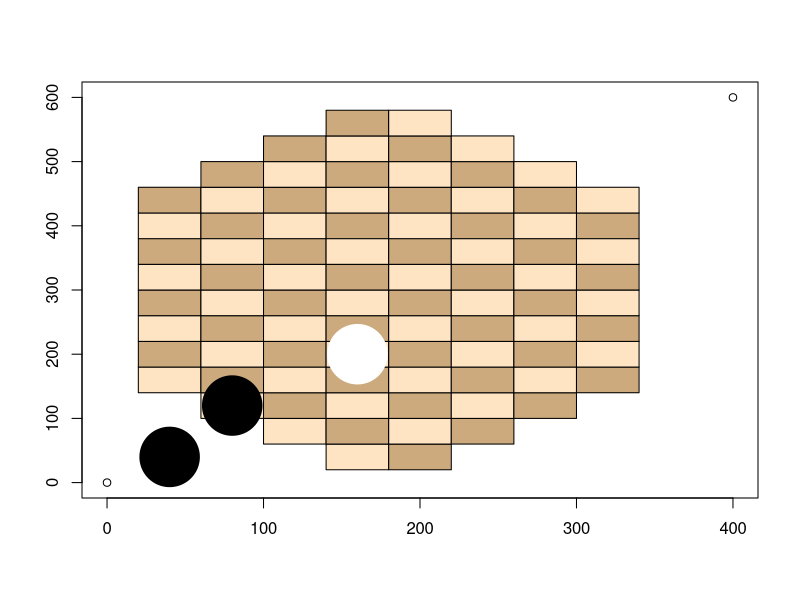

This figure's R source:
#!/usr/bin/Rscript
#
# draw_canvass.R
#
# draw the Mini Camelot Game Canvass 
# from specified pieces information
#

library(plotrix)

# echo OFF
options(echo=FALSE)

# arg parsing
args <- commandArgs(trailingOnly = TRUE)
mapkey <- args[1]

# set target output file
png(paste("canvass",".png",sep=""), width=800, height=1200)

# draw the game canvass
plot(c(0,400), c(0,600), xlab="", ylab="")

# disabled cells are here
disabled_cells <- rbind(c(x=0,y=0), c(0,1), c(0,2), c(0,5), c(0,6), c(0,7))
disabled_cells <- rbind(disabled_cells, c(1,0), c(1,1), c(1,6), c(1,7))
disabled_cells <- rbind(disabled_cells, c(2,0), c(2,7))

# white cells are here
white_cells <- rbind(c( ))

# black cells are here

# draw all cells
for (x in 0:13) {
    for (y in 0:7) {
        if ((y == 0 | y == 1 | y == 2 | y == 5 | y == 6 | y == 7) & (x == 0 | x == 13)) {
            a <- 1
        } else if ((y == 0 | y == 1 | y == 6 | y == 7) & (x == 1 | x == 12)) {
            a <- 1
        } else if ((y == 0 | y == 7) & (x == 2 | x == 11)) {
            a <- 1 
        } else if ((x %% 2 == 0 & y %% 2 == 1) | (x %% 2 == 1 & y %% 2 == 0)){
            color <- "bisque1"
            rect(20 + y * 40, 20 + x * 40, 60 + y * 40, 60 + x * 40, col=color)
        } else if ((x %% 2 == 0 & y %% 2 == 0) | (x %% 2 == 1 & y %% 2 == 1)){
            color <- "burlywood3"
            rect(20 + y * 40, 20 + x * 40, 60 + y * 40, 60 + x * 40, col=color)
        }
    }
}

# draw white cells

# draw black cells

draw.circle(80,120,19,border="black",col="black")
draw.circle(160,200,19,border="white",col="white")
draw.circle(40,40,19,border="black",col="black")
